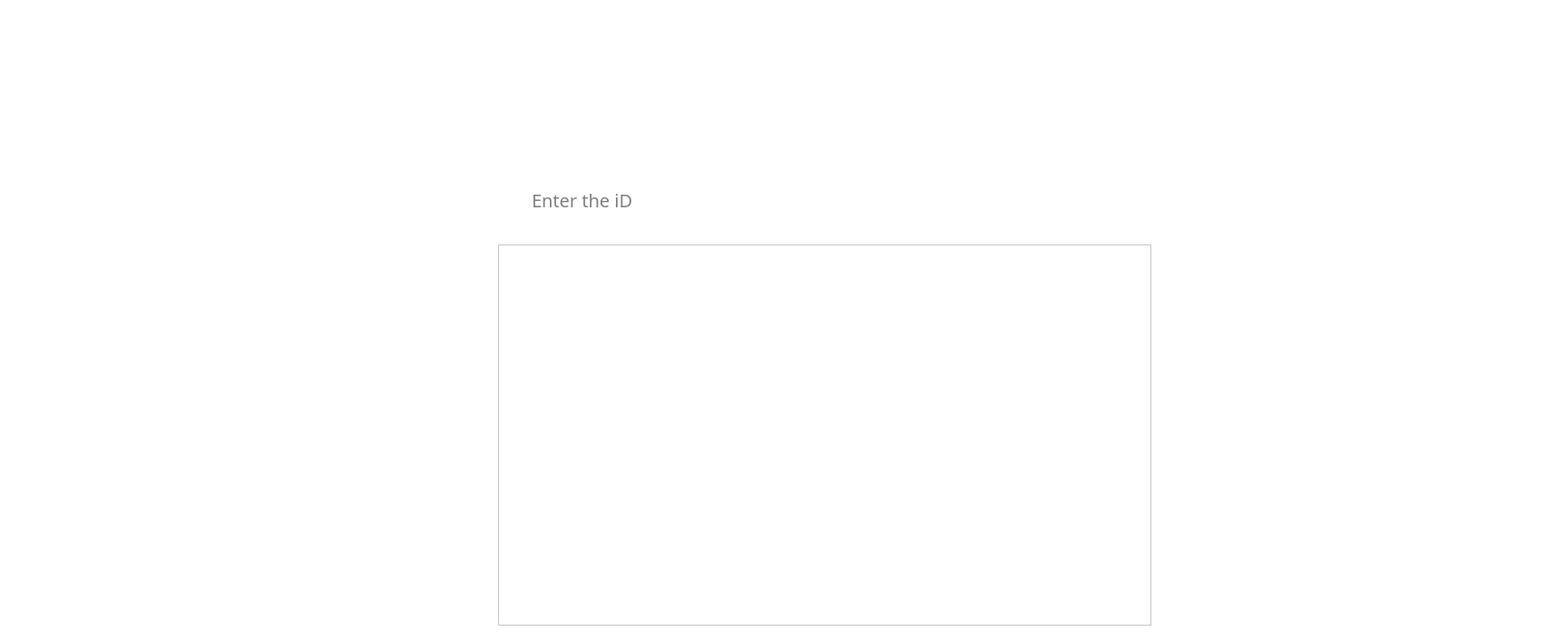
<?xml version="1.0" encoding="UTF-8"?>
<ui version="4.0">
 <class>showmenuwindow2</class>
 <widget class="QWidget" name="showmenuwindow2">
  <property name="geometry">
   <rect>
    <x>0</x>
    <y>0</y>
    <width>1731</width>
    <height>708</height>
   </rect>
  </property>
  <property name="windowTitle">
   <string>Form</string>
  </property>
  <property name="styleSheet">
   <string notr="true">background-color:#ffffff;</string>
  </property>
  <widget class="QPushButton" name="Back">
   <property name="geometry">
    <rect>
     <x>60</x>
     <y>40</y>
     <width>81</width>
     <height>61</height>
    </rect>
   </property>
   <property name="font">
    <font>
     <family>Arial Rounded MT Bold</family>
     <pointsize>11</pointsize>
    </font>
   </property>
   <property name="styleSheet">
    <string notr="true">background-color:transparent; color:#ffffff;</string>
   </property>
   <property name="text">
    <string/>
   </property>
   <property name="iconSize">
    <size>
     <width>64</width>
     <height>64</height>
    </size>
   </property>
   <property name="flat">
    <bool>true</bool>
   </property>
  </widget>
  <widget class="QTableWidget" name="MenuDetailsTable">
   <property name="geometry">
    <rect>
     <x>550</x>
     <y>270</y>
     <width>721</width>
     <height>421</height>
    </rect>
   </property>
  </widget>
  <widget class="QLineEdit" name="lineEdit">
   <property name="geometry">
    <rect>
     <x>580</x>
     <y>200</y>
     <width>281</width>
     <height>41</height>
    </rect>
   </property>
   <property name="font">
    <font>
     <family>Arial Rounded MT Bold</family>
     <pointsize>15</pointsize>
    </font>
   </property>
   <property name="styleSheet">
    <string notr="true">#lineEdit {
    background-color: transparent; /* Set the background color */
    border: transparent; /* Match the border color to the background (invisible) */
    color: #000000; /* Text color (adjust as needed) */
    border-radius: 5px; /* Optional: Rounded corners */
    padding: 5px; /* Optional: Add inner padding for better spacing */
}

#lineEdit:focus {
    outline: none; /* Remove focus outline if any */
    border: 1px white; /* Slightly different color for focus state (optional) */
}</string>
   </property>
   <property name="placeholderText">
    <string>Enter the iD</string>
   </property>
  </widget>
  <widget class="QPushButton" name="pushButton">
   <property name="geometry">
    <rect>
     <x>980</x>
     <y>200</y>
     <width>91</width>
     <height>41</height>
    </rect>
   </property>
   <property name="font">
    <font>
     <family>Arial Rounded MT Bold</family>
     <pointsize>11</pointsize>
    </font>
   </property>
   <property name="styleSheet">
    <string notr="true">#pushButton {
    background-color: transparent; /* Fully transparent background */
    border: none; /* No visible border */
    border-radius: 50%; /* Circular button */
    width: 50px; /* Fixed width */
    height: 50px; /* Fixed height */
}

#pushButton:hover {
    background-color: rgba(255, 0, 0, 0.1); /* Slight red tint on hover */
}

#pushButton:pressed {
    background-color: rgba(255, 0, 0, 0.2); /* Slightly brighter red tint on click */
}</string>
   </property>
   <property name="text">
    <string/>
   </property>
  </widget>
  <widget class="QPushButton" name="pushButton_2">
   <property name="geometry">
    <rect>
     <x>1150</x>
     <y>190</y>
     <width>111</width>
     <height>61</height>
    </rect>
   </property>
   <property name="font">
    <font>
     <family>Arial Rounded MT Bold</family>
     <pointsize>11</pointsize>
    </font>
   </property>
   <property name="styleSheet">
    <string notr="true">#pushButton_2 {
    background-color: transparent; /* Fully transparent background */
    border: none; /* No visible border */
    border-radius: 50%; /* Circular button */
    width: 50px; /* Fixed width */
    height: 50px; /* Fixed height */
}

#pushButton_2:hover {
    background-color: rgba(255, 0, 0, 0.1); /* Slight red tint on hover */
}

#pushButton_2:pressed {
    background-color: rgba(255, 0, 0, 0.2); /* Slightly brighter red tint on click */
}</string>
   </property>
   <property name="text">
    <string/>
   </property>
  </widget>
  <widget class="QLabel" name="frontend">
   <property name="geometry">
    <rect>
     <x>0</x>
     <y>0</y>
     <width>1600</width>
     <height>900</height>
    </rect>
   </property>
   <property name="styleSheet">
    <string notr="true">QLabel {
    background-image: url(:/new/prefix1/background/showmenuwindow.png);
    background-repeat: no-repeat;
    background-position: center;
    width: 100%;
    height: 100%;
}</string>
   </property>
   <property name="text">
    <string/>
   </property>
  </widget>
  <widget class="QLabel" name="totalMenuLabel">
   <property name="geometry">
    <rect>
     <x>1290</x>
     <y>390</y>
     <width>201</width>
     <height>51</height>
    </rect>
   </property>
   <property name="font">
    <font>
     <family>Arial Rounded MT</family>
     <pointsize>12</pointsize>
     <bold>true</bold>
    </font>
   </property>
   <property name="text">
    <string/>
   </property>
  </widget>
  <zorder>frontend</zorder>
  <zorder>Back</zorder>
  <zorder>MenuDetailsTable</zorder>
  <zorder>lineEdit</zorder>
  <zorder>pushButton</zorder>
  <zorder>pushButton_2</zorder>
  <zorder>totalMenuLabel</zorder>
 </widget>
 <resources/>
 <connections/>
</ui>
